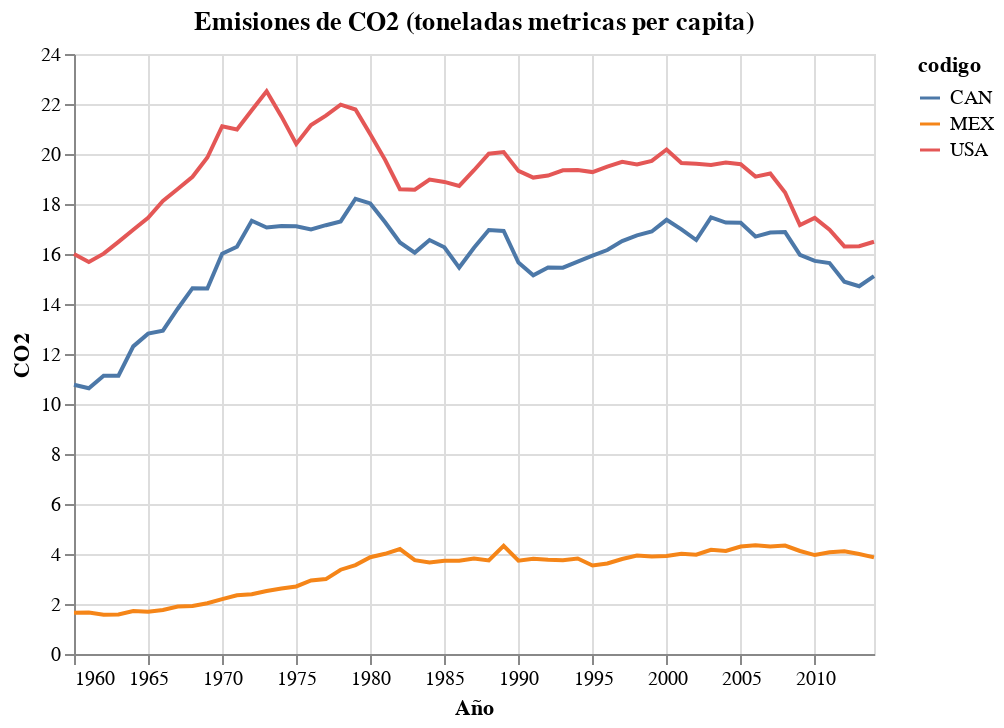

The code cell stored with this chart in its notebook:
### Markdown cell above
Para agregar un título al gráfico solo hay que especificarlo en el método `.properties()`.

### Code cell
alt.Chart(datos).mark_line().encode(
    x = alt.X('periodo:T', title = 'Año'),
    y = alt.Y('CO2:Q'),
    color = alt.Color('codigo:N')
).properties(
    title = "Emisiones de CO2 (toneladas metricas per capita)"
)

### Figure 1 — Vega-Lite specification as saved in the notebook (floating-point values rounded to 4 significant figures; data arrays with more than 128 entries replaced by an {"elided": "..."} marker saying what was removed)
{"$schema": "https://vega.github.io/schema/vega-lite/v2.6.0.json", "config": {"view": {"height": 300, "width": 400}}, "data": {"name": "data-42579047980a7c078844cc4e37df2248"}, "datasets": {"data-42579047980a7c078844cc4e37df2248": {"elided": "165 records"}}, "encoding": {"color": {"field": "codigo", "type": "nominal"}, "x": {"field": "periodo", "title": "Año", "type": "temporal"}, "y": {"field": "CO2", "type": "quantitative"}}, "mark": "line", "title": "Emisiones de CO2 (toneladas metricas per capita)"}
